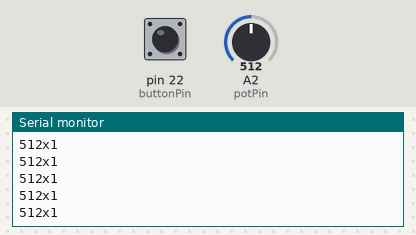
Bench run of a sketch on a simulated Arduino Mega 2560, built with avr-gcc and run on an emulated ATmega2560. Parts: the last lines printed to the serial monitor. Inputs (shaded band) come from the test bench; at power-on: A2 (potPin) = 512, pin 22 (buttonPin) HIGH.

Above: at 2.2 s.
2.3 s: A2 (potPin) set to 716
At 2.31 s:
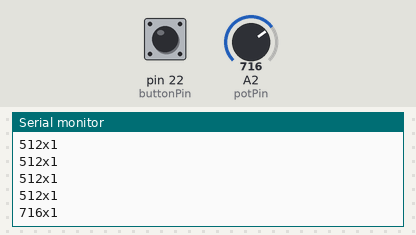
3.8 s: pin 22 (buttonPin) pulled LOW for 0.15 s
At 3.82 s:
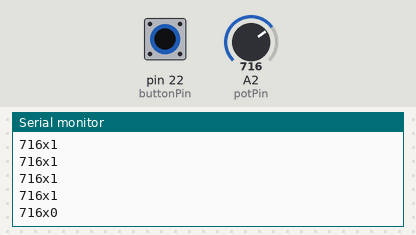
5.4 s: A2 (potPin) set to 900
At 5.42 s:
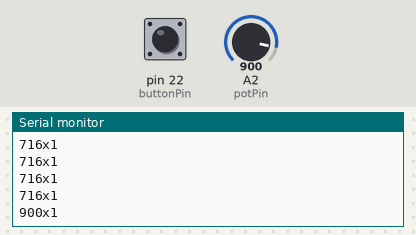
6.9 s: pin 22 (buttonPin) pulled LOW for 1 s
At 6.93 s:
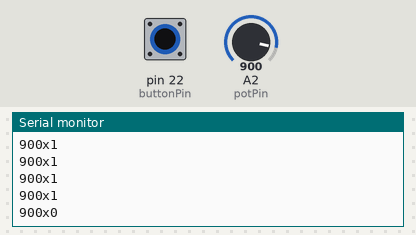
Timing chart, 0 to 9.9 s (numbered marks = the images above; inputs shaded):
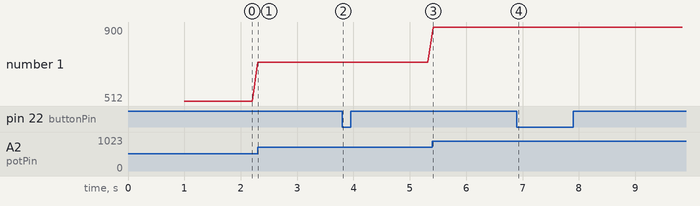

Measured:
- after the input at 2.3 s, the serial monitor: prints a new line at once (image 1)
- after the input at 3.8 s, the serial monitor: prints a new line at once (image 2)
- after the input at 5.4 s, the serial monitor: prints a new line at once (image 3)
- after the input at 6.9 s, the serial monitor: prints a new line at once (image 4)
- plotted number 1: 512 → 716 after the input at 2.3 s, 716 → 900 after the input at 5.4 s

The sketch:

module2.ino
```cpp
const int potPin = 2; // Potentiometer pin
const int buttonPin = 22; // Button pin

void setup() {
  Serial.begin(9600);
  delay(1000);
}

void loop() {
  pinMode(buttonPin, INPUT_PULLUP);

  // Read potentiometer value
  int potValue = analogRead(potPin);

  // Read button value
  int buttonValue = digitalRead(buttonPin);

  // Send potentiometer value and button value over serial
  String message = String(potValue) + 'x' + String(buttonValue);
  Serial.println(message);
  delay(100);
}
```
